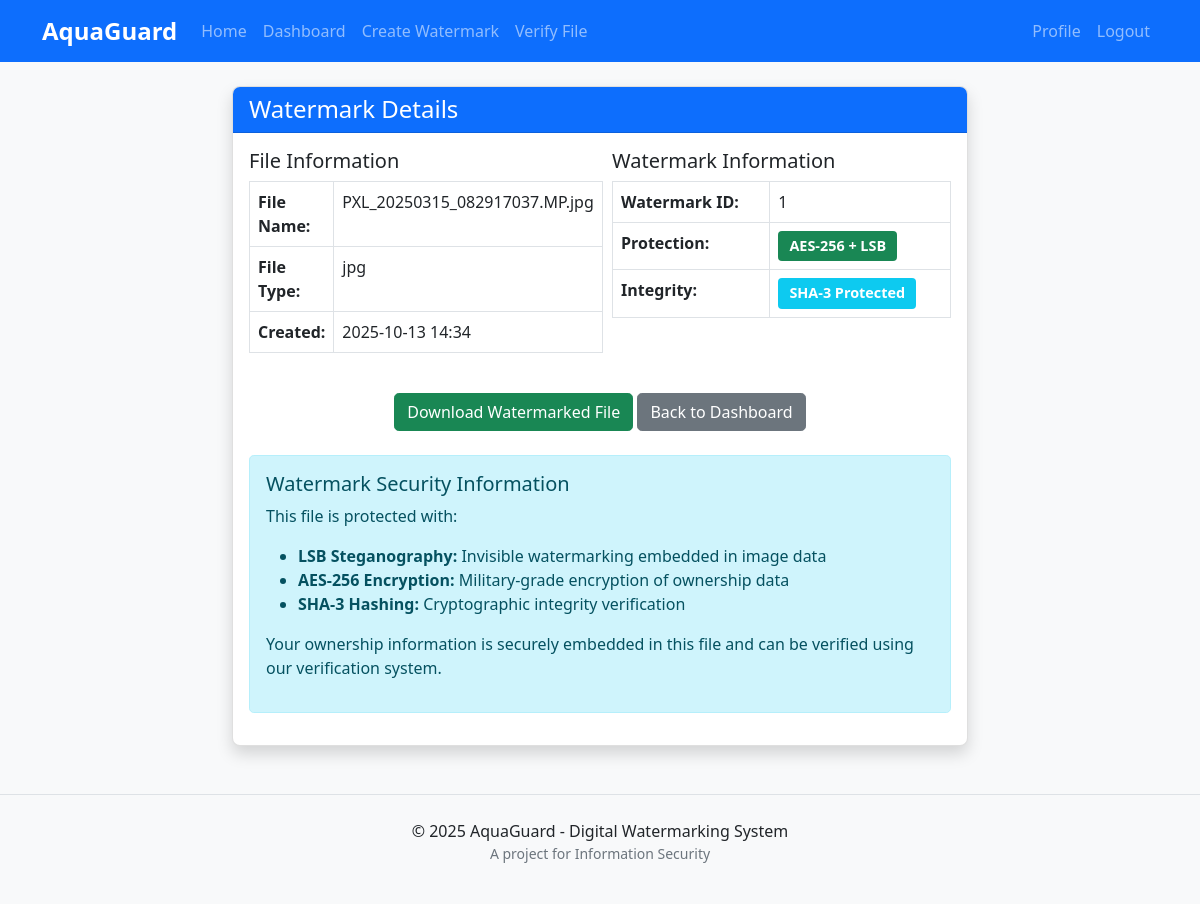
/watermark/view/1 (signed in), run on the app's committed database.
### aquaguard/models/watermark.py (models this page shows, shortened)
class Watermark(db.Model):
    __tablename__ = 'watermarks'
    __table_args__ = (
        db.Index('ix_watermarks_file_hash', 'file_hash'),
        db.Index('ix_watermarks_user_id', 'user_id'),
        db.Index('ix_watermarks_file_type', 'file_type'),
    )
    id = db.Column(db.Integer, primary_key=True)
    user_id = db.Column(db.Integer, db.ForeignKey('users.id'), nullable=False, index=True)
    file_name = db.Column(db.String(255), nullable=False)
    original_file_path = db.Column(db.String(255), nullable=False)
    watermarked_file_path = db.Column(db.String(255), nullable=False)
    watermark_data = db.Column(db.Text, nullable=False)  # JSON string containing watermark info
    file_hash = db.Column(db.String(64), nullable=False, index=True)  # SHA-3 hash of original file
    encryption_key = db.Column(db.String(64), nullable=False)  # AES-256 key (encrypted)
    created_at = db.Column(db.DateTime, default=datetime.datetime.utcnow)
    file_type = db.Column(db.String(20), nullable=False, index=True)  # Image, PDF, etc.

### aquaguard/controllers/watermark_controller.py (the view)
@watermark_bp.route('/view/<int:watermark_id>')
@login_required
def view_watermark(watermark_id):
    watermark = Watermark.query.get_or_404(watermark_id)
    if watermark.user_id != current_user.id:
        flash('Unauthorized access', 'danger')
        return redirect(url_for('dashboard'))
    return render_template('watermark/view.html', watermark=watermark)

### aquaguard/app.py (called while the page is built)
@login_manager.user_loader
def load_user(user_id):
    return User.query.get(int(user_id))

### aquaguard/templates/watermark/view.html (shortened to what this page needs)
{% extends 'base.html' %}
{% block content %}
<div class="row justify-content-center">
    <div class="col-md-8">
        <div class="card shadow">
            <div class="card-header bg-primary text-white">
                <h4 class="mb-0">Watermark Details</h4>
            </div>
            <div class="card-body">
                <div class="row mb-4">
                    <div class="col-md-6">
                        <h5>File Information</h5>
                        <table class="table table-bordered">
                            <tr>
                                <th>File Name:</th>
                                <td>{{ watermark.file_name }}</td>
                            </tr>
                            <tr>
                                <th>File Type:</th>
                                <td>{{ watermark.file_type }}</td>
                            </tr>
                            <tr>
                                <th>Created:</th>
                                <td>{{ watermark.created_at.strftime('%Y-%m-%d %H:%M') }}</td>
                            </tr>
                        </table>
                    </div>
                    <div class="col-md-6">
                        <h5>Watermark Information</h5>
                        <table class="table table-bordered">
                            <tr>
                                <th>Watermark ID:</th>
                                <td>{{ watermark.id }}</td>
                            </tr>
                            <tr>
                                <th>Protection:</th>
                                <td><span class="badge bg-success">AES-256 + LSB</span></td>
                            </tr>
                            <tr>
                                <th>Integrity:</th>
                                <td><span class="badge bg-info">SHA-3 Protected</span></td>
                            </tr>
                        </table>
                    </div>
                </div>
                <div class="text-center mb-4">
                    <a href="{{ url_for('watermark.download_watermark', watermark_id=watermark.id) }}" class="btn btn-success">
                        Download Watermarked File
                    </a>
                    <a href="{{ url_for('dashboard') }}" class="btn btn-secondary">
                        Back to Dashboard
                    </a>
                </div>
                <div class="alert alert-info">
                    <h5>Watermark Security Information</h5>
                    <p>This file is protected with:</p>
                    <ul>
                        <li><strong>LSB Steganography:</strong> Invisible watermarking embedded in image data</li>
                        <li><strong>AES-256 Encryption:</strong> Military-grade encryption of ownership data</li>
                        <li><strong>SHA-3 Hashing:</strong> Cryptographic integrity verification</li>
                    </ul>
                    <p>Your ownership information is securely embedded in this file and can be verified using our verification system.</p>
                </div>
            </div>
        </div>
    </div>
</div>
{% endblock %}

### aquaguard/static/css/style.css (style rules this page uses)
body { font-family: 'Segoe UI', Tahoma, Geneva, Verdana, sans-serif; background-color: #f8f9fa; }
.card { border-radius: 0.5rem; overflow: hidden; }
.card-header { font-weight: 500; }
.btn { border-radius: 0.3rem; }
.alert { border-radius: 0.3rem; }
.badge { font-size: 0.9rem; padding: 0.5rem 0.7rem; }

### data on the page
Watermark: file_name "PXL_20250315_082917037.MP.jpg", file_type "jpg", created_at "2025-10-13 14:34", id "1"
